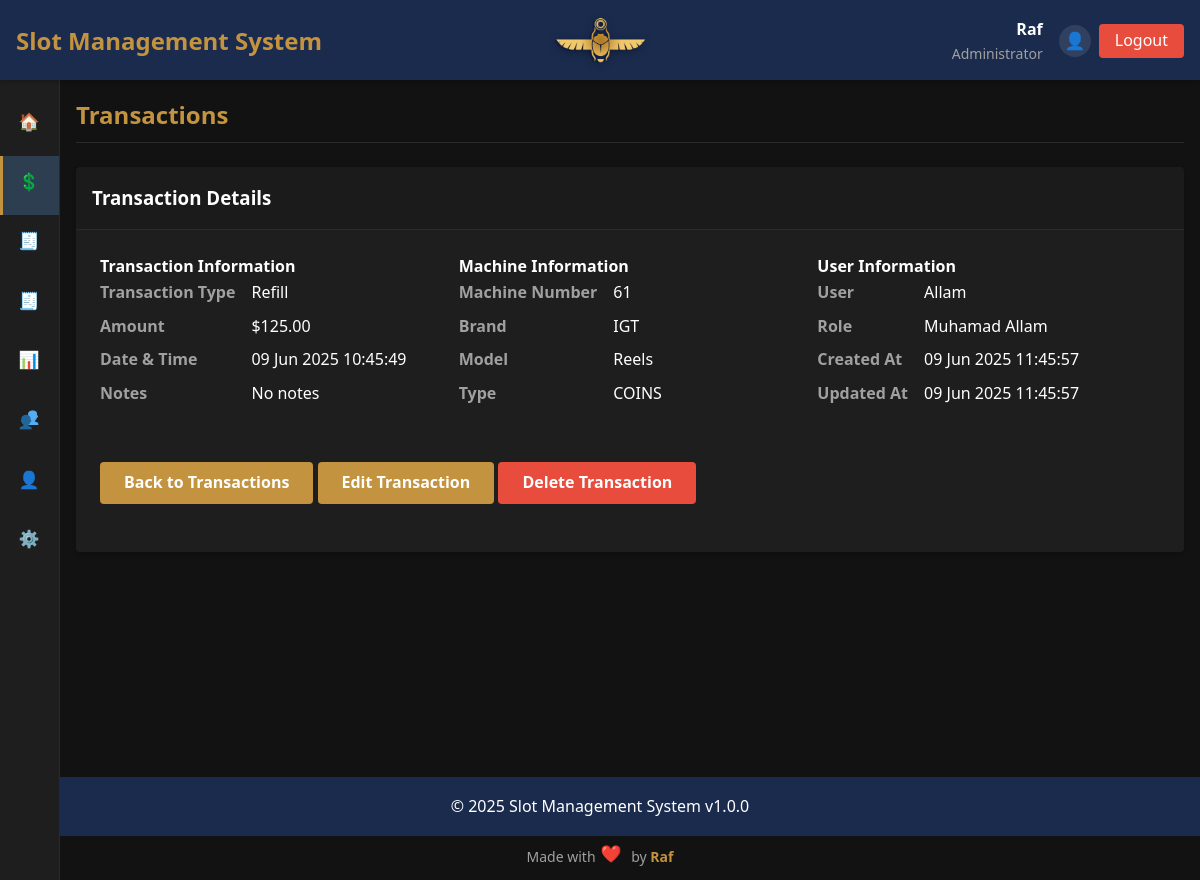
Page /index.php?page=transactions&action=view&id=73 (signed in) on the earlier database version.
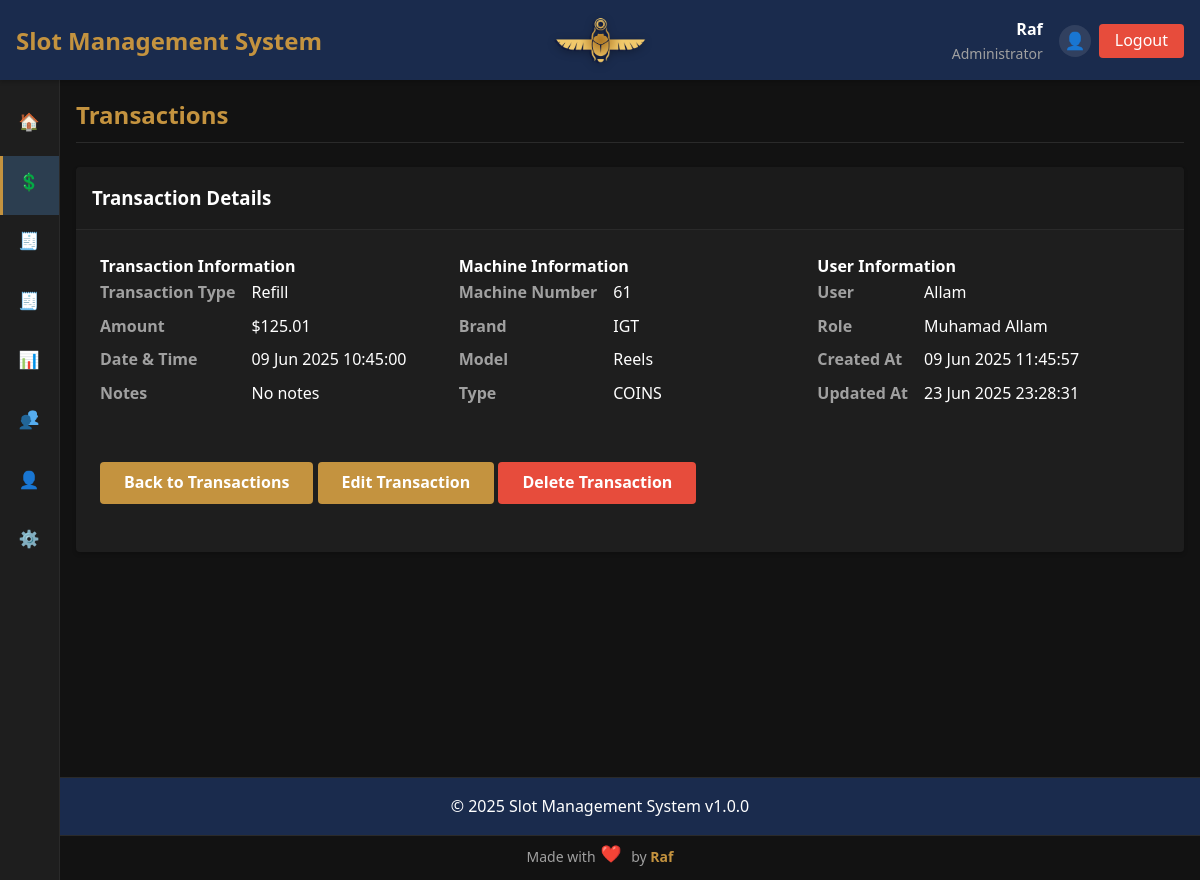
Same page on the later database version.
### tables this page shows
CREATE TABLE `transactions` (
  `id` int NOT NULL AUTO_INCREMENT,
  `machine_id` int NOT NULL,
  `transaction_type_id` int NOT NULL,
  `amount` decimal(10,2) NOT NULL,
  `timestamp` timestamp NOT NULL DEFAULT CURRENT_TIMESTAMP,
  `user_id` int NOT NULL,
  `notes` text,
  `created_at` timestamp NULL DEFAULT CURRENT_TIMESTAMP,
  `updated_at` timestamp NULL DEFAULT CURRENT_TIMESTAMP ON UPDATE CURRENT_TIMESTAMP,
  PRIMARY KEY (`id`),
  KEY `machine_id` (`machine_id`),
  KEY `transaction_type_id` (`transaction_type_id`),
  KEY `user_id` (`user_id`)
);

CREATE TABLE `transaction_types` (
  `id` int NOT NULL AUTO_INCREMENT,
  `name` varchar(50) NOT NULL,
  `category` enum('OUT','DROP') NOT NULL,
  `description` text,
  `created_at` timestamp NULL DEFAULT CURRENT_TIMESTAMP,
  `updated_at` timestamp NULL DEFAULT CURRENT_TIMESTAMP ON UPDATE CURRENT_TIMESTAMP,
  PRIMARY KEY (`id`),
  UNIQUE KEY `name` (`name`)
);

CREATE TABLE `machines` (
  `id` int NOT NULL AUTO_INCREMENT,
  `machine_number` varchar(50) NOT NULL,
  `brand_id` int DEFAULT NULL,
  `model` varchar(100) NOT NULL,
  `type_id` int DEFAULT NULL,
  `credit_value` decimal(10,2) NOT NULL,
  `manufacturing_year` int DEFAULT NULL,
  `ip_address` varchar(15) DEFAULT NULL,
  `mac_address` varchar(17) DEFAULT NULL,
  `serial_number` varchar(100) DEFAULT NULL,
  `status` enum('Active','Inactive','Maintenance','Reserved') NOT NULL DEFAULT 'Active',
  `created_at` timestamp NULL DEFAULT CURRENT_TIMESTAMP,
  `updated_at` timestamp NULL DEFAULT CURRENT_TIMESTAMP ON UPDATE CURRENT_TIMESTAMP,
  PRIMARY KEY (`id`),
  UNIQUE KEY `machine_number` (`machine_number`),
  UNIQUE KEY `serial_number` (`serial_number`),
  KEY `brand_id` (`brand_id`),
  KEY `type_id` (`type_id`)
);

CREATE TABLE `brands` (
  `id` int NOT NULL AUTO_INCREMENT,
  `name` varchar(100) NOT NULL,
  `description` text,
  `created_at` timestamp NULL DEFAULT CURRENT_TIMESTAMP,
  `updated_at` timestamp NULL DEFAULT CURRENT_TIMESTAMP ON UPDATE CURRENT_TIMESTAMP,
  PRIMARY KEY (`id`),
  UNIQUE KEY `name` (`name`)
);

CREATE TABLE `machine_types` (
  `id` int NOT NULL AUTO_INCREMENT,
  `name` varchar(50) NOT NULL,
  `description` text,
  `created_at` timestamp NULL DEFAULT CURRENT_TIMESTAMP,
  `updated_at` timestamp NULL DEFAULT CURRENT_TIMESTAMP ON UPDATE CURRENT_TIMESTAMP,
  PRIMARY KEY (`id`),
  UNIQUE KEY `name` (`name`)
);

CREATE TABLE `users` (
  `id` int NOT NULL AUTO_INCREMENT,
  `username` varchar(50) NOT NULL,
  `password` varchar(255) NOT NULL,
  `name` varchar(100) NOT NULL,
  `email` varchar(100) NOT NULL,
  `role` enum('admin','editor','viewer') NOT NULL,
  `status` enum('Active','Inactive','Maintenance','Reserved') NOT NULL DEFAULT 'Active',
  `created_at` timestamp NULL DEFAULT CURRENT_TIMESTAMP,
  `updated_at` timestamp NULL DEFAULT CURRENT_TIMESTAMP ON UPDATE CURRENT_TIMESTAMP,
  PRIMARY KEY (`id`),
  UNIQUE KEY `username` (`username`),
  UNIQUE KEY `email` (`email`)
);

### includes/functions.php (called while the page is built, shortened)
<?php
if (!function_exists('format_datetime')) {
    function format_datetime($timestamp, $format = 'd M Y H:i:s') {
        try {
            $dt = new DateTime($timestamp, new DateTimeZone('UTC'));
            $dt->setTimezone(new DateTimeZone('Africa/Cairo'));
            return $dt->format($format);
        } catch (Exception $e) {
            return 'Invalid date';
        }
    }
}
function has_permission($required_role) {
    $user_role = $_SESSION['user_role'] ?? '';
    if ($user_role === 'admin') {
        return true;
    }
    return false;
}
function format_currency($amount) {
    return '$' . number_format((float)$amount, 2);
}
?>

### pages/transactions/view.php (the view, shortened to what this page needs)
<?php
$transaction_id = $_GET['id'];
try {
    $stmt = $conn->prepare("
        SELECT t.*,
               m.machine_number, m.model,
               mt.name as machine_type,
               b.name as brand_name,
               tt.name as transaction_type, tt.category,
               u.username, u.name as user_name
        FROM transactions t
        JOIN machines m ON t.machine_id = m.id
        LEFT JOIN machine_types mt ON m.type_id = mt.id
        LEFT JOIN brands b ON m.brand_id = b.id
        JOIN transaction_types tt ON t.transaction_type_id = tt.id
        JOIN users u ON t.user_id = u.id
        WHERE t.id = ?
    ");
    $stmt->execute([$transaction_id]);
    $transaction = $stmt->fetch();
} catch (PDOException $e) {
    header("Location: index.php?page=transactions&message=Error retrieving transaction: " . urlencode($e->getMessage()));
    exit;
}
?>
<div class="transaction-view fade-in">
    <div class="card">
        <div class="card-header">
            <h3>Transaction Details</h3>
        </div>
        <div class="card-body">
            <div class="row">
                <div class="col">
                    <h4 class="section-title">Transaction Information</h4>
                    <dl class="detail-list">
                        <dt>Transaction Type</dt>
                        <dd>
                            <span <?php echo strtolower($transaction['category']); ?>">
                                <?php echo htmlspecialchars($transaction['transaction_type']); ?>
                            </span>
                        </dd>
                        <dt>Amount</dt>
                        <dd><?php echo format_currency($transaction['amount']); ?></dd>
                        <dt>Date & Time</dt>
                        <dd><?php echo htmlspecialchars(format_datetime($transaction['timestamp'], 'd M Y H:i:s')); ?></dd>
                        <dt>Notes</dt>
                        <dd><?php echo nl2br(htmlspecialchars($transaction['notes'] ?? 'No notes')); ?></dd>
                    </dl>
                </div>
                <div class="col">
                    <h4 class="section-title">Machine Information</h4>
                    <dl class="detail-list">
                        <dt>Machine Number</dt>
                        <dd><?php echo htmlspecialchars($transaction['machine_number']); ?></dd>
                        <dt>Brand</dt>
                        <dd><?php echo htmlspecialchars($transaction['brand_name'] ?? 'N/A'); ?></dd>
                        <dt>Model</dt>
                        <dd><?php echo htmlspecialchars($transaction['model']); ?></dd>
                        <dt>Type</dt>
                        <dd><?php echo htmlspecialchars($transaction['machine_type']); ?></dd>
                    </dl>
                </div>
                <div class="col">
                    <h4 class="section-title">User Information</h4>
                    <dl class="detail-list">
                        <dt>User</dt>
                        <dd><?php echo htmlspecialchars($transaction['username']); ?></dd>
                        <dt>Role</dt>
                        <dd><?php echo htmlspecialchars($transaction['user_name']); ?></dd>
                        <dt>Created At</dt>
                        <dd><?php echo format_datetime($transaction['created_at'], 'd M Y H:i:s'); ?></dd>
                        <dt>Updated At</dt>
                        <dd><?php echo format_datetime($transaction['updated_at'], 'd M Y H:i:s'); ?></dd>
                    </dl>
                </div>
            </div>
            <div class="form-group" style="margin-top: 2rem;">
                <a href="index.php?page=transactions" class="btn btn-primary">Back to Transactions</a>
                <?php if ($can_edit): ?>
                    <a href="index.php?page=transactions&action=edit&id=<?php echo $transaction_id; ?>" class="btn btn-primary">Edit Transaction</a>
                    <a href="index.php?page=transactions&action=delete&id=<?php echo $transaction_id; ?>" class="btn btn-danger" onclick="return confirm('Are you sure you want to delete this transaction?')">Delete Transaction</a>
                <?php endif; ?>
            </div>
        </div>
    </div>
</div>

Differences in the rows shown:
changed transactions "No notes": amount "$125.00" → "$125.01"; timestamp "09 Jun 2025 10:45:49" → "09 Jun 2025 10:45:00"; updated_at "09 Jun 2025 11:45:57" → "23 Jun 2025 23:28:31"
